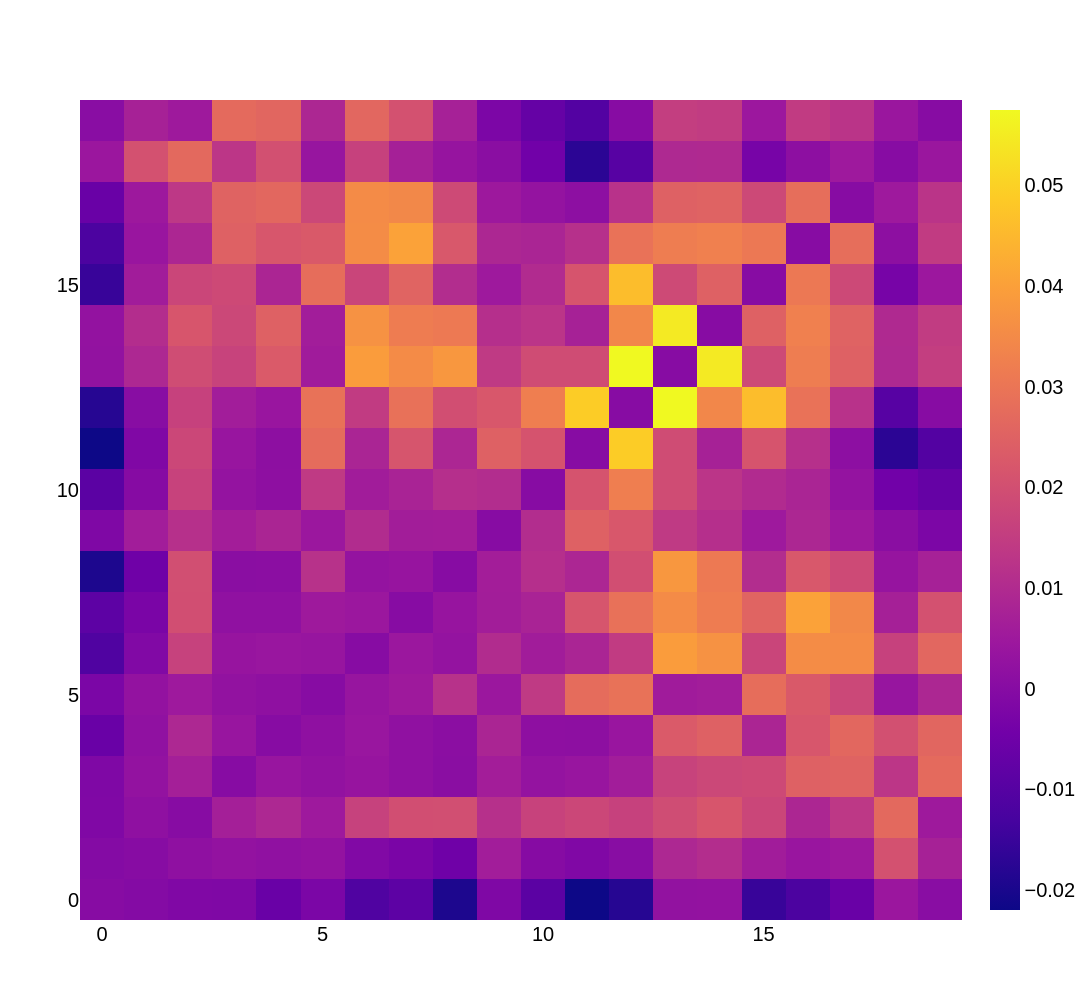

The notebook cell this image was saved under:
### Code cell
plt.reset()
I = torch.zeros_like(O.Pi)
V, Mp = O.mutualInformation(t =[-1], ret_map=True )
I[Mp['A'].to_torch(), Mp['B'].to_torch()] = V.to(O.Pi.dtype)
I[Mp['B'].to_torch(), Mp['A'].to_torch()] = V.to(O.Pi.dtype)
plt.add_data(type = 'heatmap', x =torch.arange(O.N), y = torch.arange(O.N), z = I)
plt.show()

### Figure 1 — Plotly figure (JSON) as saved in the notebook; plotly's stock layout.template omitted (floating-point values rounded to 4 significant figures; data arrays with more than 128 entries replaced by an {"elided": "..."} marker saying what was removed)
{"data": [{"name": "Curve0", "type": "heatmap", "x": [0, 1, 2, 3, 4, 5, 6, 7, 8, 9, 10, 11, 12, 13, 14, 15, 16, 17, 18, 19], "xaxis": "x", "y": [0, 1, 2, 3, 4, 5, 6, 7, 8, 9, 10, 11, 12, 13, 14, 15, 16, 17, 18, 19], "yaxis": "y", "z": {"elided": "20x20 float values"}}], "layout": {"font": {"color": "black", "family": "Arial, sans-serif", "size": 20}, "height": 1000, "hoverlabel": {"bgcolor": "white", "bordercolor": "black", "font": {"color": "black", "family": "Arial", "size": 14}}, "paper_bgcolor": "rgba(0,0,0,0)", "plot_bgcolor": "white", "title": {"font": {"color": "black", "family": "Arial, sans-serif", "size": 30}}, "width": 2000, "xaxis": {"anchor": "y", "domain": [0, 1], "gridcolor": "black", "showgrid": true, "tickcolor": "black", "tickfont": {"color": "black", "family": "Arial, sans-serif", "size": 20}, "title": {"font": {"color": "black", "family": "Arial, sans-serif", "size": 25}}, "zeroline": true, "zerolinecolor": "black", "zerolinewidth": 2.5}, "yaxis": {"anchor": "x", "domain": [0, 1], "gridcolor": "black", "showgrid": true, "tickcolor": "black", "tickfont": {"color": "black", "family": "Arial, sans-serif", "size": 20}, "title": {"font": {"color": "black", "family": "Arial, sans-serif", "size": 25}}, "zeroline": true, "zerolinecolor": "black", "zerolinewidth": 2.5}}}
